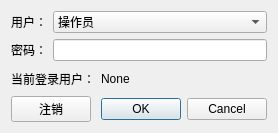
<?xml version="1.0" encoding="UTF-8"?>
<ui version="4.0">
 <class>UserManagerDialog</class>
 <widget class="QDialog" name="UserManagerDialog">
  <property name="geometry">
   <rect>
    <x>0</x>
    <y>0</y>
    <width>278</width>
    <height>133</height>
   </rect>
  </property>
  <property name="windowTitle">
   <string>用户登录</string>
  </property>
  <layout class="QVBoxLayout" name="verticalLayout">
   <item>
    <layout class="QFormLayout" name="formLayout">
     <property name="labelAlignment">
      <set>Qt::AlignCenter</set>
     </property>
     <property name="formAlignment">
      <set>Qt::AlignCenter</set>
     </property>
     <item row="0" column="0">
      <widget class="QLabel" name="label">
       <property name="text">
        <string>用户：</string>
       </property>
      </widget>
     </item>
     <item row="0" column="1">
      <widget class="QComboBox" name="comboBoxUserName">
       <item>
        <property name="text">
         <string>操作员</string>
        </property>
       </item>
       <item>
        <property name="text">
         <string>工程师</string>
        </property>
       </item>
       <item>
        <property name="text">
         <string>管理员</string>
        </property>
       </item>
      </widget>
     </item>
     <item row="1" column="0">
      <widget class="QLabel" name="label_2">
       <property name="text">
        <string>密码：</string>
       </property>
      </widget>
     </item>
     <item row="1" column="1">
      <widget class="QLineEdit" name="lineEditPassword">
       <property name="echoMode">
        <enum>QLineEdit::Password</enum>
       </property>
      </widget>
     </item>
    </layout>
   </item>
   <item>
    <layout class="QHBoxLayout" name="horizontalLayout_2">
     <item>
      <widget class="QLabel" name="label_3">
       <property name="text">
        <string>当前登录用户：</string>
       </property>
      </widget>
     </item>
     <item>
      <widget class="QLabel" name="labelCurrUserName">
       <property name="text">
        <string>None</string>
       </property>
      </widget>
     </item>
     <item>
      <spacer name="horizontalSpacer_2">
       <property name="orientation">
        <enum>Qt::Horizontal</enum>
       </property>
       <property name="sizeHint" stdset="0">
        <size>
         <width>40</width>
         <height>20</height>
        </size>
       </property>
      </spacer>
     </item>
    </layout>
   </item>
   <item>
    <layout class="QHBoxLayout" name="horizontalLayout">
     <item>
      <widget class="QPushButton" name="pushButtonLogout">
       <property name="maximumSize">
        <size>
         <width>16777215</width>
         <height>16777215</height>
        </size>
       </property>
       <property name="text">
        <string>注销</string>
       </property>
      </widget>
     </item>
     <item>
      <spacer name="horizontalSpacer">
       <property name="orientation">
        <enum>Qt::Horizontal</enum>
       </property>
       <property name="sizeHint" stdset="0">
        <size>
         <width>40</width>
         <height>20</height>
        </size>
       </property>
      </spacer>
     </item>
     <item>
      <widget class="QDialogButtonBox" name="buttonBoxOkCancel">
       <property name="maximumSize">
        <size>
         <width>16777215</width>
         <height>16777215</height>
        </size>
       </property>
       <property name="orientation">
        <enum>Qt::Horizontal</enum>
       </property>
       <property name="standardButtons">
        <set>QDialogButtonBox::Cancel|QDialogButtonBox::Ok</set>
       </property>
      </widget>
     </item>
    </layout>
   </item>
  </layout>
 </widget>
 <resources/>
 <connections>
  <connection>
   <sender>buttonBoxOkCancel</sender>
   <signal>accepted()</signal>
   <receiver>UserManagerDialog</receiver>
   <slot>accept()</slot>
   <hints>
    <hint type="sourcelabel">
     <x>248</x>
     <y>254</y>
    </hint>
    <hint type="destinationlabel">
     <x>157</x>
     <y>274</y>
    </hint>
   </hints>
  </connection>
  <connection>
   <sender>buttonBoxOkCancel</sender>
   <signal>rejected()</signal>
   <receiver>UserManagerDialog</receiver>
   <slot>reject()</slot>
   <hints>
    <hint type="sourcelabel">
     <x>316</x>
     <y>260</y>
    </hint>
    <hint type="destinationlabel">
     <x>286</x>
     <y>274</y>
    </hint>
   </hints>
  </connection>
 </connections>
</ui>
